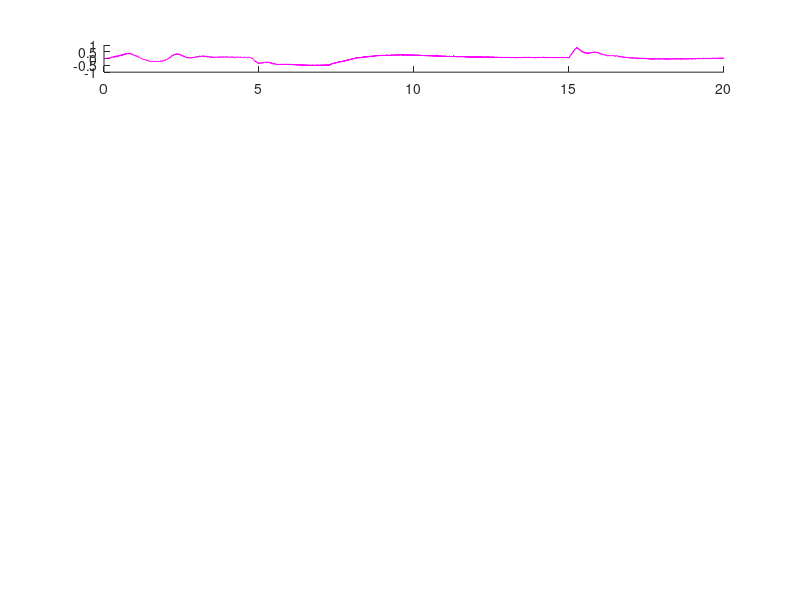

This figure's MATLAB source: (Note: this script raises an error after producing the figure.)
%close(10);

%parameters
end_time = 20;

load('lambda_practical.mat')
load('p_practical.mat')
load('p_dot_practical.mat')
load('e_practical.mat')
load('e_dot_practical.mat')
load('p_ref_practical.mat')
load('e_ref_practical.mat')
load('r_practical.mat')


figure(10); clf(10); hold on;

subplot(811); hold on;
plot(p_ref(1,1:end), p_ref(2, 1:end), '-m');
plot(t,u1,'-b');
legend({'$p_{c}$', '$p_{c,ref}$'}, 'Interpreter', 'latex');
xlim([0 end_time]);
ylim([-0.8 0.8]);
ylabel('$p_c$', 'Interpreter', 'latex');
grid on;

subplot(812); hold on;
plot(e_ref(1,1:end), e_ref(2, 1:end), '-m');
plot(t,u2,'-b'); 

legend({'$e_c$','$e_{c, ref}$'}, 'Interpreter', 'latex');
xlim([0 end_time]);
ylim([-0.5 0.5]);
ylabel('$e_c$', 'Interpreter', 'latex');
grid on;

subplot(813); hold on;
plot(lambda(1,1:end), lambda(2, 1:end), 'm');
plot(t,x1,'b');
legend({'$\lambda$', '$\lambda_{ref}$'}, 'Interpreter', 'latex');
xlim([0 end_time]);
ylim([-2 4]);
ylabel('$\lambda$', 'Interpreter', 'latex');
grid on;

subplot(814); hold on;
plot(r(1,1:end), r(2, 1:end), 'm');
plot(t,x2,'-b');
legend({'$r$', '$r_{ref}$'}, 'Interpreter', 'latex');
xlim([0 end_time]);
ylim([-1 0.2]);
ylabel('$r$', 'Interpreter', 'latex');
grid on;

subplot(815); hold on;
plot(p(1,1:end), p(2, 1:end), 'm');
plot(t,x3,'-b');
legend({'$p$', '$p_{ref}$'}, 'Interpreter', 'latex');
xlim([0 end_time]);
ylim([-0.5 0.5]);
ylabel('$p$', 'Interpreter', 'latex');
grid on;

subplot(816); hold on; 
plot(p_dot(1,1:end), p_dot(2, 1:end), 'm');
plot(t,x4,'-b'),
legend({'$\dot{p}$', '$\dot{p}_{ref}$'}, 'Interpreter', 'latex');
xlim([0 end_time]);
ylim([-0.6 0.6]);
ylabel('$\dot{p}$', 'Interpreter', 'latex');
grid on;

subplot(817); hold on; 
plot(e(1,1:end), e(2, 1:end), 'm');
plot(t,x5,'-b'),
legend({'$e$', '$e_{ref}$'}, 'Interpreter', 'latex');
xlim([0 end_time]);
ylim([0 0.2]);
ylabel('$e$', 'Interpreter', 'latex');
grid on;

subplot(818); hold on; 
plot(e_dot(1,1:end), e_dot(2, 1:end), 'm');
plot(t,x6,'-b'),
legend({'$\dot{e}$', '$\dot{e}_{ref}$'}, 'Interpreter', 'latex');
xlim([0 end_time]);
ylim([-0.1 0.1]);
ylabel('$\dot{e}$', 'Interpreter', 'latex');
xlabel('time (s)');
grid on;